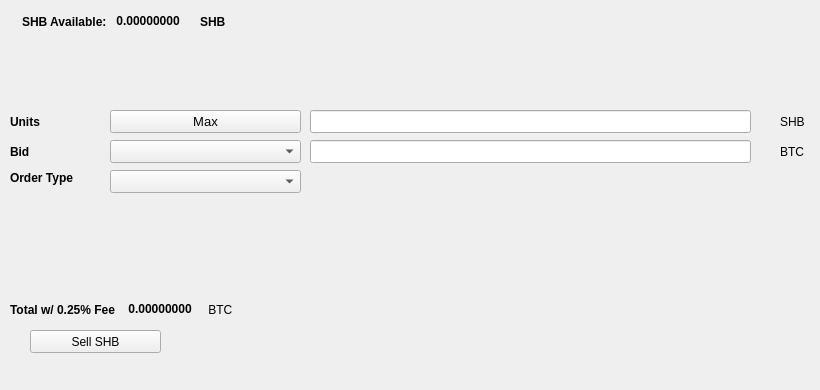
   <widget class="QWidget" name="SellTab">
    <attribute name="title">
     <string>Sell</string>
    </attribute>
    <widget class="QLabel" name="label_16">
     <property name="geometry">
      <rect>
       <x>780</x>
       <y>140</y>
       <width>31</width>
       <height>23</height>
      </rect>
     </property>
     <property name="text">
      <string>BTC</string>
     </property>
    </widget>
    <widget class="QComboBox" name="SellBidcomboBox">
     <property name="geometry">
      <rect>
       <x>110</x>
       <y>140</y>
       <width>191</width>
       <height>23</height>
      </rect>
     </property>
     <property name="font">
      <font>
       <pointsize>10</pointsize>
      </font>
     </property>
    </widget>
    <widget class="QLabel" name="label_18">
     <property name="geometry">
      <rect>
       <x>10</x>
       <y>110</y>
       <width>46</width>
       <height>23</height>
      </rect>
     </property>
     <property name="font">
      <font>
       <weight>75</weight>
       <bold>true</bold>
      </font>
     </property>
     <property name="text">
      <string>Units</string>
     </property>
    </widget>
    <widget class="QPushButton" name="Sell_Max_Amount">
     <property name="geometry">
      <rect>
       <x>110</x>
       <y>110</y>
       <width>191</width>
       <height>23</height>
      </rect>
     </property>
     <property name="font">
      <font>
       <pointsize>10</pointsize>
      </font>
     </property>
     <property name="text">
      <string>Max</string>
     </property>
    </widget>
    <widget class="QLabel" name="label_20">
     <property name="geometry">
      <rect>
       <x>10</x>
       <y>170</y>
       <width>91</width>
       <height>16</height>
      </rect>
     </property>
     <property name="font">
      <font>
       <weight>75</weight>
       <bold>true</bold>
      </font>
     </property>
     <property name="text">
      <string>Order Type</string>
     </property>
    </widget>
    <widget class="QComboBox" name="SellOrdertypeCombo">
     <property name="geometry">
      <rect>
       <x>110</x>
       <y>170</y>
       <width>191</width>
       <height>23</height>
      </rect>
     </property>
     <property name="font">
      <font>
       <pointsize>10</pointsize>
      </font>
     </property>
    </widget>
    <widget class="QLabel" name="label_21">
     <property name="geometry">
      <rect>
       <x>10</x>
       <y>140</y>
       <width>46</width>
       <height>23</height>
      </rect>
     </property>
     <property name="font">
      <font>
       <weight>75</weight>
       <bold>true</bold>
      </font>
     </property>
     <property name="text">
      <string>Bid</string>
     </property>
    </widget>
    <widget class="QLabel" name="label_22">
     <property name="geometry">
      <rect>
       <x>780</x>
       <y>110</y>
       <width>31</width>
       <height>23</height>
      </rect>
     </property>
     <property name="text">
      <string>SHB</string>
     </property>
    </widget>
    <widget class="QLineEdit" name="UnitsInputSHB">
     <property name="geometry">
      <rect>
       <x>310</x>
       <y>110</y>
       <width>441</width>
       <height>23</height>
      </rect>
     </property>
     <property name="font">
      <font>
       <pointsize>9</pointsize>
       <weight>75</weight>
       <bold>true</bold>
      </font>
     </property>
    </widget>
    <widget class="QLineEdit" name="SellBidPriceEdit">
     <property name="geometry">
      <rect>
       <x>310</x>
       <y>140</y>
       <width>441</width>
       <height>23</height>
      </rect>
     </property>
     <property name="font">
      <font>
       <pointsize>9</pointsize>
       <weight>75</weight>
       <bold>true</bold>
      </font>
     </property>
    </widget>
    <widget class="QPushButton" name="SellSHBBTN">
     <property name="geometry">
      <rect>
       <x>30</x>
       <y>330</y>
       <width>131</width>
       <height>23</height>
      </rect>
     </property>
     <property name="text">
      <string>Sell SHB</string>
     </property>
     <property name="icon">
      <iconset resource="../skyhub">
       <normaloff>:/icons/bitcoin</normaloff>:/icons/bitcoin</iconset>
     </property>
    </widget>
    <widget class="QWidget" name="layoutWidget3">
     <property name="geometry">
      <rect>
       <x>22</x>
       <y>12</y>
       <width>258</width>
       <height>19</height>
      </rect>
     </property>
     <layout class="QHBoxLayout" name="horizontalLayout">
      <item>
       <widget class="QLabel" name="label232_2">
        <property name="font">
         <font>
          <weight>75</weight>
          <bold>true</bold>
         </font>
        </property>
        <property name="text">
         <string>SHB Available:</string>
        </property>
       </widget>
      </item>
      <item>
       <widget class="QLabel" name="SHBAvailableLabel">
        <property name="palette">
         <palette>
          <active>
           <colorrole role="WindowText">
            <brush brushstyle="SolidPattern">
             <color alpha="255">
              <red>0</red>
              <green>0</green>
              <blue>0</blue>
             </color>
            </brush>
           </colorrole>
           <colorrole role="Button">
            <brush brushstyle="SolidPattern">
             <color alpha="255">
              <red>0</red>
              <green>170</green>
              <blue>0</blue>
             </color>
            </brush>
           </colorrole>
           <colorrole role="Light">
            <brush brushstyle="SolidPattern">
             <color alpha="255">
              <red>0</red>
              <green>255</green>
              <blue>0</blue>
             </color>
            </brush>
           </colorrole>
           <colorrole role="Midlight">
            <brush brushstyle="SolidPattern">
             <color alpha="255">
              <red>0</red>
              <green>212</green>
              <blue>0</blue>
             </color>
            </brush>
           </colorrole>
           <colorrole role="Dark">
            <brush brushstyle="SolidPattern">
             <color alpha="255">
              <red>0</red>
              <green>85</green>
              <blue>0</blue>
             </color>
            </brush>
           </colorrole>
           <colorrole role="Mid">
            <brush brushstyle="SolidPattern">
             <color alpha="255">
              <red>0</red>
              <green>113</green>
              <blue>0</blue>
             </color>
            </brush>
           </colorrole>
           <colorrole role="Text">
            <brush brushstyle="SolidPattern">
             <color alpha="255">
              <red>0</red>
              <green>170</green>
              <blue>0</blue>
             </color>
            </brush>
           </colorrole>
           <colorrole role="BrightText">
            <brush brushstyle="SolidPattern">
             <color alpha="255">
              <red>255</red>
              <green>255</green>
              <blue>255</blue>
             </color>
            </brush>
           </colorrole>
           <colorrole role="ButtonText">
            <brush brushstyle="SolidPattern">
             <color alpha="255">
              <red>0</red>
              <green>0</green>
              <blue>0</blue>
             </color>
            </brush>
           </colorrole>
           <colorrole role="Base">
            <brush brushstyle="SolidPattern">
             <color alpha="255">
              <red>255</red>
              <green>255</green>
              <blue>255</blue>
             </color>
            </brush>
           </colorrole>
           <colorrole role="Window">
            <brush brushstyle="SolidPattern">
             <color alpha="255">
              <red>0</red>
              <green>170</green>
              <blue>0</blue>
             </color>
            </brush>
           </colorrole>
           <colorrole role="Shadow">
            <brush brushstyle="SolidPattern">
             <color alpha="255">
              <red>0</red>
              <green>0</green>
              <blue>0</blue>
             </color>
            </brush>
           </colorrole>
           <colorrole role="AlternateBase">
            <brush brushstyle="SolidPattern">
             <color alpha="255">
              <red>127</red>
              <green>212</green>
              <blue>127</blue>
             </color>
            </brush>
           </colorrole>
           <colorrole role="ToolTipBase">
            <brush brushstyle="SolidPattern">
             <color alpha="255">
              <red>255</red>
              <green>255</green>
              <blue>220</blue>
             </color>
            </brush>
           </colorrole>
           <colorrole role="ToolTipText">
            <brush brushstyle="SolidPattern">
             <color alpha="255">
              <red>0</red>
              <green>0</green>
              <blue>0</blue>
             </color>
            </brush>
           </colorrole>
          </active>
          <inactive>
           <colorrole role="WindowText">
            <brush brushstyle="SolidPattern">
             <color alpha="255">
              <red>0</red>
              <green>0</green>
              <blue>0</blue>
             </color>
            </brush>
           </colorrole>
           <colorrole role="Button">
            <brush brushstyle="SolidPattern">
             <color alpha="255">
              <red>0</red>
              <green>170</green>
              <blue>0</blue>
             </color>
            </brush>
           </colorrole>
           <colorrole role="Light">
            <brush brushstyle="SolidPattern">
             <color alpha="255">
              <red>0</red>
              <green>255</green>
              <blue>0</blue>
             </color>
            </brush>
           </colorrole>
           <colorrole role="Midlight">
            <brush brushstyle="SolidPattern">
             <color alpha="255">
              <red>0</red>
              <green>212</green>
              <blue>0</blue>
             </color>
            </brush>
           </colorrole>
           <colorrole role="Dark">
            <brush brushstyle="SolidPattern">
             <color alpha="255">
              <red>0</red>
              <green>85</green>
              <blue>0</blue>
             </color>
            </brush>
           </colorrole>
           <colorrole role="Mid">
            <brush brushstyle="SolidPattern">
             <color alpha="255">
              <red>0</red>
              <green>113</green>
              <blue>0</blue>
             </color>
            </brush>
           </colorrole>
           <colorrole role="Text">
            <brush brushstyle="SolidPattern">
             <color alpha="255">
              <red>0</red>
              <green>170</green>
              <blue>0</blue>
             </color>
            </brush>
           </colorrole>
           <colorrole role="BrightText">
            <brush brushstyle="SolidPattern">
             <color alpha="255">
              <red>255</red>
              <green>255</green>
              <blue>255</blue>
             </color>
            </brush>
           </colorrole>
           <colorrole role="ButtonText">
            <brush brushstyle="SolidPattern">
             <color alpha="255">
              <red>0</red>
              <green>0</green>
              <blue>0</blue>
             </color>
            </brush>
           </colorrole>
           <colorrole role="Base">
            <brush brushstyle="SolidPattern">
             <color alpha="255">
              <red>255</red>
              <green>255</green>
              <blue>255</blue>
             </color>
            </brush>
           </colorrole>
           <colorrole role="Window">
            <brush brushstyle="SolidPattern">
             <color alpha="255">
              <red>0</red>
              <green>170</green>
              <blue>0</blue>
             </color>
            </brush>
           </colorrole>
           <colorrole role="Shadow">
            <brush brushstyle="SolidPattern">
             <color alpha="255">
              <red>0</red>
              <green>0</green>
              <blue>0</blue>
             </color>
            </brush>
           </colorrole>
           <colorrole role="AlternateBase">
            <brush brushstyle="SolidPattern">
             <color alpha="255">
              <red>127</red>
              <green>212</green>
              <blue>127</blue>
             </color>
            </brush>
           </colorrole>
           <colorrole role="ToolTipBase">
            <brush brushstyle="SolidPattern">
             <color alpha="255">
              <red>255</red>
              <green>255</green>
              <blue>220</blue>
             </color>
            </brush>
           </colorrole>
           <colorrole role="ToolTipText">
            <brush brushstyle="SolidPattern">
             <color alpha="255">
              <red>0</red>
              <green>0</green>
              <blue>0</blue>
             </color>
            </brush>
           </colorrole>
          </inactive>
          <disabled>
           <colorrole role="WindowText">
            <brush brushstyle="SolidPattern">
             <color alpha="255">
              <red>0</red>
              <green>85</green>
              <blue>0</blue>
             </color>
            </brush>
           </colorrole>
           <colorrole role="Button">
            <brush brushstyle="SolidPattern">
             <color alpha="255">
              <red>0</red>
              <green>170</green>
              <blue>0</blue>
             </color>
            </brush>
           </colorrole>
           <colorrole role="Light">
            <brush brushstyle="SolidPattern">
             <color alpha="255">
              <red>0</red>
              <green>255</green>
              <blue>0</blue>
             </color>
            </brush>
           </colorrole>
           <colorrole role="Midlight">
            <brush brushstyle="SolidPattern">
             <color alpha="255">
              <red>0</red>
              <green>212</green>
              <blue>0</blue>
             </color>
            </brush>
           </colorrole>
           <colorrole role="Dark">
            <brush brushstyle="SolidPattern">
             <color alpha="255">
              <red>0</red>
              <green>85</green>
              <blue>0</blue>
             </color>
            </brush>
           </colorrole>
           <colorrole role="Mid">
            <brush brushstyle="SolidPattern">
             <color alpha="255">
              <red>0</red>
              <green>113</green>
              <blue>0</blue>
             </color>
            </brush>
           </colorrole>
           <colorrole role="Text">
            <brush brushstyle="SolidPattern">
             <color alpha="255">
              <red>0</red>
              <green>85</green>
              <blue>0</blue>
             </color>
            </brush>
           </colorrole>
           <colorrole role="BrightText">
            <brush brushstyle="SolidPattern">
             <color alpha="255">
              <red>255</red>
              <green>255</green>
              <blue>255</blue>
             </color>
            </brush>
           </colorrole>
           <colorrole role="ButtonText">
            <brush brushstyle="SolidPattern">
             <color alpha="255">
              <red>0</red>
              <green>85</green>
              <blue>0</blue>
             </color>
            </brush>
           </colorrole>
           <colorrole role="Base">
            <brush brushstyle="SolidPattern">
             <color alpha="255">
              <red>0</red>
              <green>170</green>
              <blue>0</blue>
             </color>
            </brush>
           </colorrole>
           <colorrole role="Window">
            <brush brushstyle="SolidPattern">
             <color alpha="255">
              <red>0</red>
              <green>170</green>
              <blue>0</blue>
             </color>
            </brush>
           </colorrole>
           <colorrole role="Shadow">
            <brush brushstyle="SolidPattern">
             <color alpha="255">
              <red>0</red>
              <green>0</green>
              <blue>0</blue>
             </color>
            </brush>
           </colorrole>
           <colorrole role="AlternateBase">
            <brush brushstyle="SolidPattern">
             <color alpha="255">
              <red>0</red>
              <green>170</green>
              <blue>0</blue>
             </color>
            </brush>
           </colorrole>
           <colorrole role="ToolTipBase">
            <brush brushstyle="SolidPattern">
             <color alpha="255">
              <red>255</red>
              <green>255</green>
              <blue>220</blue>
             </color>
            </brush>
           </colorrole>
           <colorrole role="ToolTipText">
            <brush brushstyle="SolidPattern">
             <color alpha="255">
              <red>0</red>
              <green>0</green>
              <blue>0</blue>
             </color>
            </brush>
           </colorrole>
          </disabled>
         </palette>
        </property>
        <property name="font">
         <font>
          <weight>75</weight>
          <bold>true</bold>
         </font>
        </property>
        <property name="text">
         <string> 0.00000000 </string>
        </property>
        <property name="textInteractionFlags">
         <set>Qt::LinksAccessibleByMouse|Qt::TextSelectableByKeyboard|Qt::TextSelectableByMouse</set>
        </property>
       </widget>
      </item>
      <item>
       <widget class="QLabel" name="labelSHB">
        <property name="font">
         <font>
          <weight>75</weight>
          <bold>true</bold>
         </font>
        </property>
        <property name="text">
         <string>SHB</string>
        </property>
       </widget>
      </item>
     </layout>
    </widget>
    <widget class="QWidget" name="layoutWidget">
     <property name="geometry">
      <rect>
       <x>10</x>
       <y>300</y>
       <width>268</width>
       <height>19</height>
      </rect>
     </property>
     <layout class="QHBoxLayout" name="horizontalLayout_2">
      <item>
       <widget class="QLabel" name="label_19">
        <property name="font">
         <font>
          <weight>75</weight>
          <bold>true</bold>
         </font>
        </property>
        <property name="text">
         <string>Total w/ 0.25% Fee </string>
        </property>
       </widget>
      </item>
      <item>
       <widget class="QLabel" name="SellCostLabel">
        <property name="palette">
         <palette>
          <active>
           <colorrole role="WindowText">
            <brush brushstyle="SolidPattern">
             <color alpha="255">
              <red>0</red>
              <green>0</green>
              <blue>0</blue>
             </color>
            </brush>
           </colorrole>
           <colorrole role="Button">
            <brush brushstyle="SolidPattern">
             <color alpha="255">
              <red>0</red>
              <green>170</green>
              <blue>0</blue>
             </color>
            </brush>
           </colorrole>
           <colorrole role="Light">
            <brush brushstyle="SolidPattern">
             <color alpha="255">
              <red>0</red>
              <green>255</green>
              <blue>0</blue>
             </color>
            </brush>
           </colorrole>
           <colorrole role="Midlight">
            <brush brushstyle="SolidPattern">
             <color alpha="255">
              <red>0</red>
              <green>212</green>
              <blue>0</blue>
             </color>
            </brush>
           </colorrole>
           <colorrole role="Dark">
            <brush brushstyle="SolidPattern">
             <color alpha="255">
              <red>0</red>
              <green>85</green>
              <blue>0</blue>
             </color>
            </brush>
           </colorrole>
           <colorrole role="Mid">
            <brush brushstyle="SolidPattern">
             <color alpha="255">
              <red>0</red>
              <green>113</green>
              <blue>0</blue>
             </color>
            </brush>
           </colorrole>
           <colorrole role="Text">
            <brush brushstyle="SolidPattern">
             <color alpha="255">
              <red>0</red>
              <green>170</green>
              <blue>0</blue>
             </color>
            </brush>
           </colorrole>
           <colorrole role="BrightText">
            <brush brushstyle="SolidPattern">
             <color alpha="255">
              <red>255</red>
              <green>255</green>
              <blue>255</blue>
             </color>
            </brush>
           </colorrole>
           <colorrole role="ButtonText">
            <brush brushstyle="SolidPattern">
             <color alpha="255">
              <red>0</red>
              <green>0</green>
              <blue>0</blue>
             </color>
            </brush>
           </colorrole>
           <colorrole role="Base">
            <brush brushstyle="SolidPattern">
             <color alpha="255">
              <red>255</red>
              <green>255</green>
              <blue>255</blue>
             </color>
            </brush>
           </colorrole>
           <colorrole role="Window">
            <brush brushstyle="SolidPattern">
             <color alpha="255">
              <red>0</red>
              <green>170</green>
              <blue>0</blue>
             </color>
            </brush>
           </colorrole>
           <colorrole role="Shadow">
            <brush brushstyle="SolidPattern">
             <color alpha="255">
              <red>0</red>
              <green>0</green>
              <blue>0</blue>
             </color>
            </brush>
           </colorrole>
           <colorrole role="AlternateBase">
            <brush brushstyle="SolidPattern">
             <color alpha="255">
              <red>127</red>
              <green>212</green>
              <blue>127</blue>
             </color>
            </brush>
           </colorrole>
           <colorrole role="ToolTipBase">
            <brush brushstyle="SolidPattern">
             <color alpha="255">
              <red>255</red>
              <green>255</green>
              <blue>220</blue>
             </color>
            </brush>
           </colorrole>
           <colorrole role="ToolTipText">
            <brush brushstyle="SolidPattern">
             <color alpha="255">
              <red>0</red>
              <green>0</green>
              <blue>0</blue>
             </color>
            </brush>
           </colorrole>
          </active>
          <inactive>
           <colorrole role="WindowText">
            <brush brushstyle="SolidPattern">
             <color alpha="255">
              <red>0</red>
              <green>0</green>
              <blue>0</blue>
             </color>
            </brush>
           </colorrole>
           <colorrole role="Button">
            <brush brushstyle="SolidPattern">
             <color alpha="255">
              <red>0</red>
              <green>170</green>
              <blue>0</blue>
             </color>
            </brush>
           </colorrole>
           <colorrole role="Light">
            <brush brushstyle="SolidPattern">
             <color alpha="255">
              <red>0</red>
              <green>255</green>
              <blue>0</blue>
             </color>
            </brush>
           </colorrole>
           <colorrole role="Midlight">
            <brush brushstyle="SolidPattern">
             <color alpha="255">
              <red>0</red>
              <green>212</green>
              <blue>0</blue>
             </color>
            </brush>
           </colorrole>
           <colorrole role="Dark">
            <brush brushstyle="SolidPattern">
             <color alpha="255">
              <red>0</red>
              <green>85</green>
              <blue>0</blue>
             </color>
            </brush>
           </colorrole>
           <colorrole role="Mid">
            <brush brushstyle="SolidPattern">
             <color alpha="255">
              <red>0</red>
              <green>113</green>
              <blue>0</blue>
             </color>
            </brush>
           </colorrole>
           <colorrole role="Text">
            <brush brushstyle="SolidPattern">
             <color alpha="255">
              <red>0</red>
              <green>170</green>
              <blue>0</blue>
             </color>
            </brush>
           </colorrole>
           <colorrole role="BrightText">
            <brush brushstyle="SolidPattern">
             <color alpha="255">
              <red>255</red>
              <green>255</green>
              <blue>255</blue>
             </color>
            </brush>
           </colorrole>
           <colorrole role="ButtonText">
            <brush brushstyle="SolidPattern">
             <color alpha="255">
              <red>0</red>
              <green>0</green>
              <blue>0</blue>
             </color>
            </brush>
           </colorrole>
           <colorrole role="Base">
            <brush brushstyle="SolidPattern">
             <color alpha="255">
              <red>255</red>
              <green>255</green>
              <blue>255</blue>
             </color>
            </brush>
           </colorrole>
           <colorrole role="Window">
            <brush brushstyle="SolidPattern">
             <color alpha="255">
              <red>0</red>
              <green>170</green>
              <blue>0</blue>
             </color>
            </brush>
           </colorrole>
           <colorrole role="Shadow">
            <brush brushstyle="SolidPattern">
             <color alpha="255">
              <red>0</red>
              <green>0</green>
              <blue>0</blue>
             </color>
            </brush>
           </colorrole>
           <colorrole role="AlternateBase">
            <brush brushstyle="SolidPattern">
             <color alpha="255">
              <red>127</red>
              <green>212</green>
              <blue>127</blue>
             </color>
            </brush>
           </colorrole>
           <colorrole role="ToolTipBase">
            <brush brushstyle="SolidPattern">
             <color alpha="255">
              <red>255</red>
              <green>255</green>
              <blue>220</blue>
             </color>
            </brush>
           </colorrole>
           <colorrole role="ToolTipText">
            <brush brushstyle="SolidPattern">
             <color alpha="255">
              <red>0</red>
              <green>0</green>
              <blue>0</blue>
             </color>
            </brush>
           </colorrole>
          </inactive>
          <disabled>
           <colorrole role="WindowText">
            <brush brushstyle="SolidPattern">
             <color alpha="255">
              <red>0</red>
              <green>85</green>
              <blue>0</blue>
             </color>
            </brush>
           </colorrole>
           <colorrole role="Button">
            <brush brushstyle="SolidPattern">
             <color alpha="255">
              <red>0</red>
              <green>170</green>
              <blue>0</blue>
             </color>
            </brush>
           </colorrole>
           <colorrole role="Light">
            <brush brushstyle="SolidPattern">
             <color alpha="255">
              <red>0</red>
              <green>255</green>
              <blue>0</blue>
             </color>
            </brush>
           </colorrole>
           <colorrole role="Midlight">
            <brush brushstyle="SolidPattern">
             <color alpha="255">
              <red>0</red>
              <green>212</green>
              <blue>0</blue>
             </color>
            </brush>
           </colorrole>
           <colorrole role="Dark">
            <brush brushstyle="SolidPattern">
             <color alpha="255">
              <red>0</red>
              <green>85</green>
              <blue>0</blue>
             </color>
            </brush>
           </colorrole>
           <colorrole role="Mid">
            <brush brushstyle="SolidPattern">
             <color alpha="255">
              <red>0</red>
              <green>113</green>
              <blue>0</blue>
             </color>
            </brush>
           </colorrole>
           <colorrole role="Text">
            <brush brushstyle="SolidPattern">
             <color alpha="255">
              <red>0</red>
              <green>85</green>
              <blue>0</blue>
             </color>
            </brush>
           </colorrole>
           <colorrole role="BrightText">
            <brush brushstyle="SolidPattern">
             <color alpha="255">
              <red>255</red>
              <green>255</green>
              <blue>255</blue>
             </color>
            </brush>
           </colorrole>
           <colorrole role="ButtonText">
            <brush brushstyle="SolidPattern">
             <color alpha="255">
              <red>0</red>
              <green>85</green>
              <blue>0</blue>
             </color>
            </brush>
           </colorrole>
           <colorrole role="Base">
            <brush brushstyle="SolidPattern">
             <color alpha="255">
              <red>0</red>
              <green>170</green>
              <blue>0</blue>
             </color>
            </brush>
           </colorrole>
           <colorrole role="Window">
            <brush brushstyle="SolidPattern">
             <color alpha="255">
              <red>0</red>
              <green>170</green>
              <blue>0</blue>
             </color>
            </brush>
           </colorrole>
           <colorrole role="Shadow">
            <brush brushstyle="SolidPattern">
             <color alpha="255">
              <red>0</red>
              <green>0</green>
              <blue>0</blue>
             </color>
            </brush>
           </colorrole>
           <colorrole role="AlternateBase">
            <brush brushstyle="SolidPattern">
             <color alpha="255">
              <red>0</red>
              <green>170</green>
              <blue>0</blue>
             </color>
            </brush>
           </colorrole>
           <colorrole role="ToolTipBase">
            <brush brushstyle="SolidPattern">
             <color alpha="255">
              <red>255</red>
              <green>255</green>
              <blue>220</blue>
             </color>
            </brush>
           </colorrole>
           <colorrole role="ToolTipText">
            <brush brushstyle="SolidPattern">
             <color alpha="255">
              <red>0</red>
              <green>0</green>
              <blue>0</blue>
             </color>
            </brush>
           </colorrole>
          </disabled>
         </palette>
        </property>
        <property name="font">
         <font>
          <weight>75</weight>
          <bold>true</bold>
         </font>
        </property>
        <property name="autoFillBackground">
         <bool>false</bool>
        </property>
        <property name="text">
         <string> 0.00000000</string>
        </property>
        <property name="textInteractionFlags">
         <set>Qt::LinksAccessibleByMouse|Qt::TextSelectableByMouse</set>
        </property>
       </widget>
      </item>
      <item>
       <widget class="QLabel" name="label_17">
        <property name="font">
         <font>
          <weight>50</weight>
          <bold>false</bold>
         </font>
        </property>
        <property name="text">
         <string> BTC</string>
        </property>
       </widget>
      </item>
     </layout>
    </widget>
    <widget class="QLabel" name="label_23">
     <property name="geometry">
      <rect>
       <x>460</x>
       <y>300</y>
       <width>281</width>
       <height>81</height>
      </rect>
     </property>
     <property name="text">
      <string/>
     </property>
     <property name="pixmap">
      <pixmap>:/images/bittrex</pixmap>
     </property>
    </widget>
   </widget>
